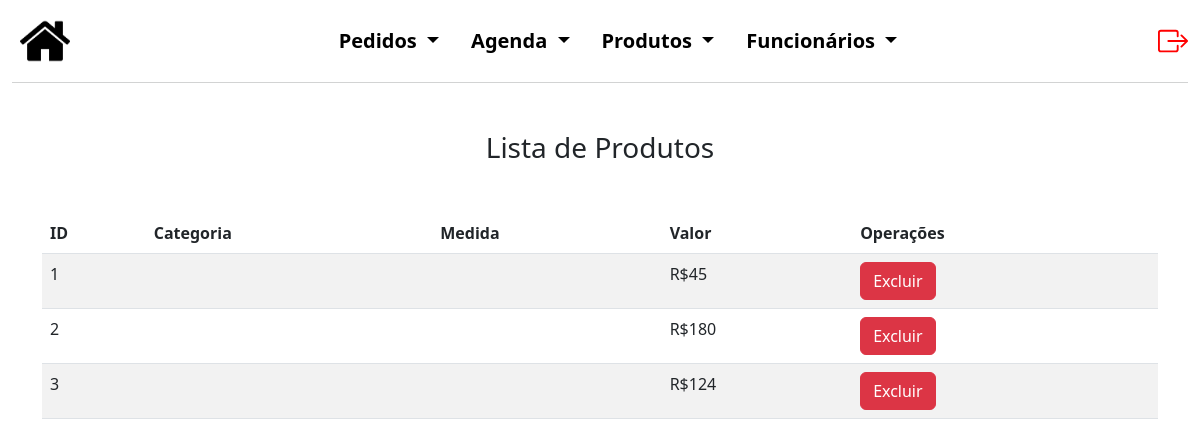
/produto/editProd.php (signed in), run on an earlier commit of the app's database.
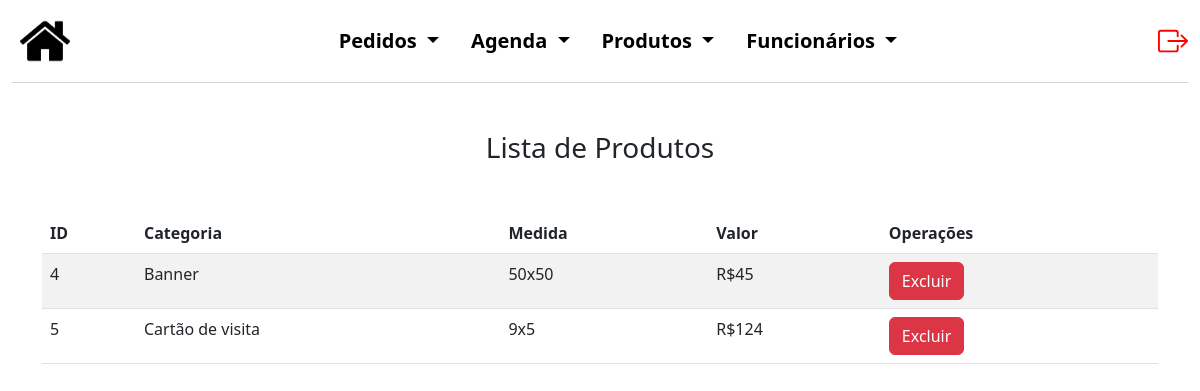
And on a later commit of the database.
### tables this page shows
CREATE TABLE `produtos` (
  `codPro` int(5) NOT NULL,
  `codCat` varchar(50) NOT NULL,
  `medida` varchar(50) NOT NULL,
  `valor` decimal(10,0) NOT NULL
);

### produto/editProd.php (the view, shortened to what this page needs)
<?php
$conexao = novaConexao();
$registros = [];
$erro = false;
try {
    $sql = "SELECT * FROM produtos";
    $stmt = $conexao->prepare($sql);
    $stmt->execute();
    $registros = $stmt->fetchAll(PDO::FETCH_ASSOC);
} catch (PDOException $e) {
    $erro = true;
    echo "Erro: " . $e->getMessage();
}
?>
<!DOCTYPE html>
<html lang="pt-BR">
<head>
    <link href="https://cdn.jsdelivr.net/npm/bootstrap@5.3.0/dist/css/bootstrap.min.css" rel="stylesheet">
    <link rel="stylesheet" href="../style.css">
</head>
<body>
    <div class="container-fluid cabecalho">
        <nav class="navbar navbar-light navbar-expand-md" style="background-color: #FFFF;">
            <a class="nav justify-content-start m-2" href="../admInicial.php">
                <img src="../img/back.png">
            </a>
            <div class="collapse navbar-collapse justify-content-center" id="navegacao">
                <ul class="nav nav-pills justify-content-center listas">
                    <li class="nav-item dropdown">
                        <a class="nav-link dropdown-toggle cor_fonte" href="#" id="navbarDropdownMenuLink"
                            data-bs-toggle="dropdown" aria-haspopup="true" aria-expanded="false">
                            Pedidos
                        </a>
                    </li>
                    <li class="nav-item dropdown">
                        <a class="nav-link dropdown-toggle cor_fonte" href="#" id="navbarDropdownMenuLink"
                            data-bs-toggle="dropdown" aria-haspopup="true" aria-expanded="false">
                            Agenda
                        </a>
                    </li>
                    <li class="nav-item dropdown">
                        <a class="nav-link dropdown-toggle cor_fonte" href="#" id="navbarDropdownMenuLink"
                            data-bs-toggle="dropdown" aria-haspopup="true" aria-expanded="false">
                            Produtos
                        </a>
                    </li>
                    <li class="nav-item dropdown">
                        <a class="nav-link dropdown-toggle cor_fonte" href="#" id="navbarDropdownMenuLink"
                            data-bs-toggle="dropdown" aria-haspopup="true" aria-expanded="false">
                            Funcionários
                        </a>
                    </li>
                </ul>
            </div>
            <a href="../logout.php" class="nav-link justify-content-end" style="color: red;">
            </a>
        </nav>
    </div>
    <div class="container mt-5">
        <h3 class="text-center mb-5">Lista de Produtos</h3>
        <?php if ($erro): ?>
            <div class="alert alert-danger" role="alert">
                Não foi possível carregar os dados.
            </div>
        <?php else: ?>
            <table class="table table-striped">
                <thead>
                    <tr>
                        <th>ID</th>
                        <th>Categoria</th>
                        <th>Medida</th>
                        <th>Valor</th>
                        <th>Operações</th>
                    </tr>
                </thead>
                <tbody>
                    <?php foreach ($registros as $registro): ?>
                        <tr>
                            <td><?php echo htmlspecialchars($registro['codPro']); ?></td>
                            <td><?php echo htmlspecialchars($registro['codCat']); ?></td>
                            <td><?php echo htmlspecialchars($registro['medida']); ?></td>
                            <td>R$<?php echo htmlspecialchars($registro['valor']); ?></td>
                            <td>
                                <form method="POST" action="">
                                    <button type="submit" name="delete" class="btn btn-danger">Excluir</button>
                                </form>
                            </td>
                        </tr>
                    <?php endforeach; ?>
                </tbody>
            </table>
        <?php endif; ?>
    </div>
</body>
</html>

### style.css (style rules this page uses)
.cabecalho { margin-bottom: 2%; }
.cor_fonte { color: black; font-weight: bold; text-decoration: none; font-size: 20px; }
.cabecalho img { height: 50px; }
#navbarDropdownMenuLink { background-color: #ffffff; }
nav { border-bottom: 1px solid rgb(210, 211, 211); }
.nav-item.dropdown .nav-link { color: black }

What changed in the data, as far as the page shows it:
removed produtos: codPro "1", valor "45"
removed produtos: codPro "2", valor "180"
removed produtos: codPro "3", valor "124"
added produtos: codPro "4", codCat "Banner", medida "50x50", valor "45"
added produtos: codPro "5", codCat "Cartão de visita", medida "9x5", valor "124"
